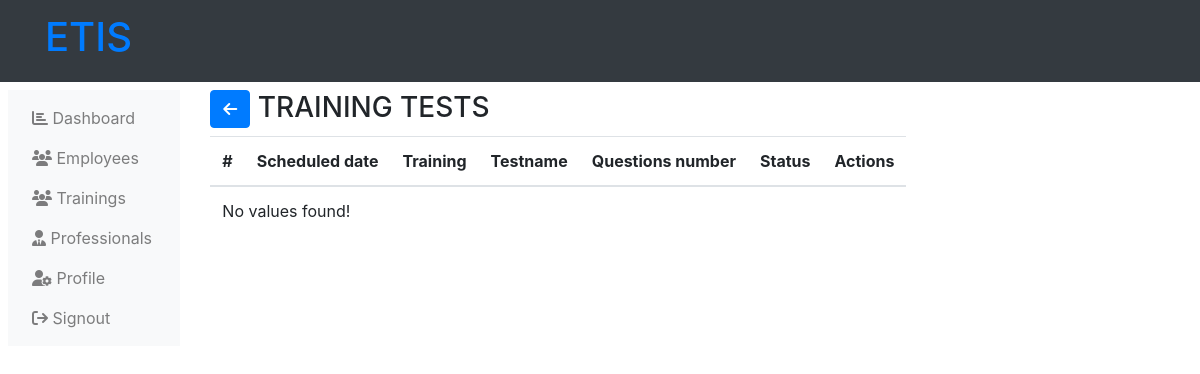
The page /administrator-trainings-tests.php (signed in) on the database as committed earlier.
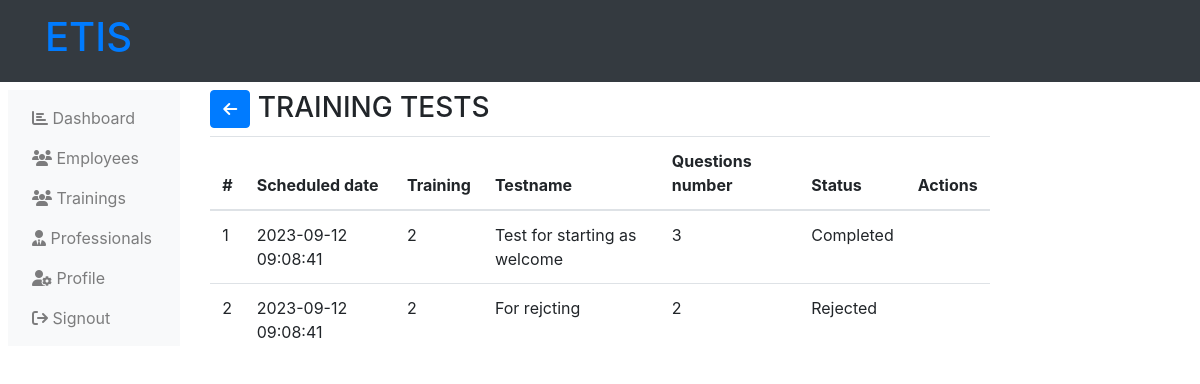
The same page on the database as committed later.
### tables this page shows
CREATE TABLE `tests` (
  `test_id` int(11) NOT NULL,
  `training` int(11) NOT NULL,
  `test_name` varchar(255) NOT NULL,
  `test_schedule` varchar(255) NOT NULL,
  `test_questions_num` int(11) NOT NULL,
  `test_status` varchar(255) NOT NULL
);

CREATE TABLE `trainings` (
  `training_id` int(11) NOT NULL,
  `training_topic` varchar(255) NOT NULL,
  `training_description` text NOT NULL DEFAULT 'This is the defaullt description of the trainings',
  `training_start` varchar(255) NOT NULL,
  `training_end` varchar(255) NOT NULL,
  `training_cover` varchar(255) NOT NULL,
  `training_depart` int(11) NOT NULL,
  `training_status` varchar(255) NOT NULL
);

### administrator-trainings-tests.php (the view, shortened to what this page needs)
<?php
    include('php/connection.php');
?>
<!DOCTYPE html>
<html lang="en">
<head>
    <link rel="stylesheet" href="https://maxcdn.bootstrapcdn.com/bootstrap/4.5.2/css/bootstrap.min.css">
    <link rel="stylesheet" href="https://cdnjs.cloudflare.com/ajax/libs/font-awesome/6.4.2/css/all.min.css" />
</head>
<body>
    <?php include("php/administration-header.php"); ?>
    <div class="">
        <div class="row p-2">
            <?php
                include("php/administration-left-links.php");
            ?>
            <div class="col-md-8">
                <h3>
                    <a href="administration-trainings.php" class="btn btn-primary"><i class="fa fa-arrow-left"></i></a>
                    TRAINING TESTS
                </h3>
                <table class="table table-hover table-responsive">
                    <thead>
                        <tr>
                            <th>
                                #
                            </th>
                            <th>
                                Scheduled date
                            </th>
                            <th>
                                Training
                            </th>
                            <th>
                                Testname
                            </th>
                            <th>
                                Questions number
                            </th>
                            <th>
                                Status
                            </th>
                            <th>
                                Actions
                            </th>
                        </tr>
                    </thead>
                    <tbody>
                        <?php
                            $get_tests = mysqli_query($server,"SELECT * from tests,trainings
                                WHERE tests.training = trainings.training_id
                                ORDER BY
                                -- test_status ASC,
                                test_schedule DESC
                            ");
                            if (mysqli_num_rows($get_tests) < 1) {
                                ?>
                                <tr>
                                    <td colspan="100">
                                        No values found!
                                    </td>
                                </tr>
                                <?php
                            }
                            $count = 1;
                            while ($data_training_tests= mysqli_fetch_array($get_tests)) {
                                ?>
                                <tr>
                                    <td>
                                        <?php
                                            echo $count++;
                                        ?>
                                    </td>
                                    <td>
                                        <?php
                                            echo $data_training_tests['test_schedule'];
                                        ?>
                                    </td>
                                    <td>
                                        <?php
                                            echo $data_training_tests['training_topic'];
                                        ?>
                                    </td>
                                    <td>
                                        <?php
                                            echo $data_training_tests['test_name'];
                                        ?>
                                    </td>
                                    <td>
                                        <?php
                                            echo $data_training_tests['test_questions_num'];
                                        ?>
                                    </td>
                                    <td>
                                        <?php
                                            echo $data_training_tests['test_status'];
                                        ?>
                                    </td>
                                    <td>
                                    </td>
                                </tr>
                                <?php
                            }
                        ?>
                    </tbody>
                </table>
            </div>
        </div>
    </div>
</body>
</html>

Rows that differ between the two databases and show on the page:
added tests: test_schedule "2023-09-12 09:08:41", training.training_topic "2", test_name "Test for starting as welcome", test_questions_num "3", test_status "Completed"
added tests: test_schedule "2023-09-12 09:08:41", training.training_topic "2", test_name "For rejcting", test_questions_num "2", test_status "Rejected"
Other text that changed with them:
text no longer shown: "No values found!"
